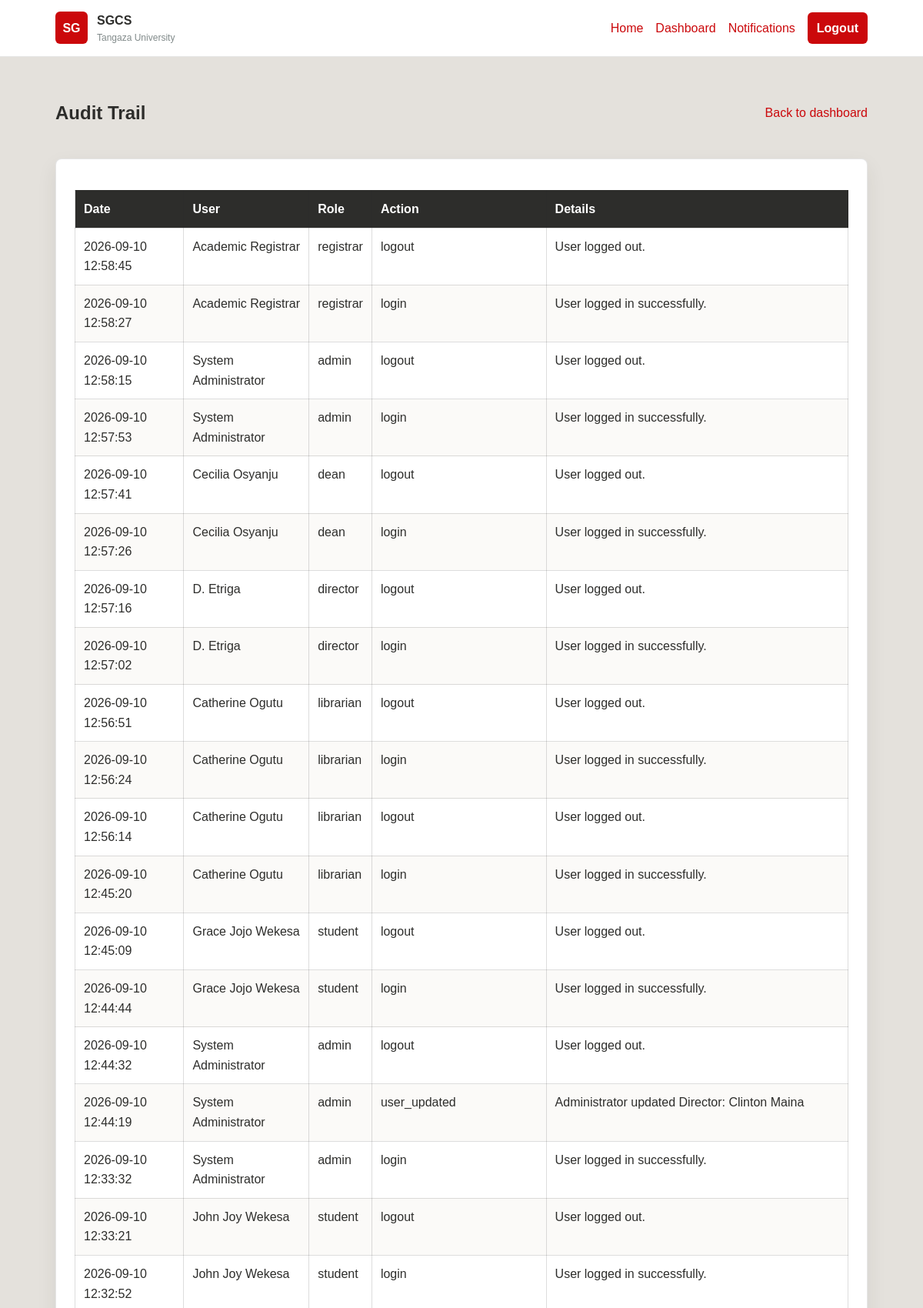
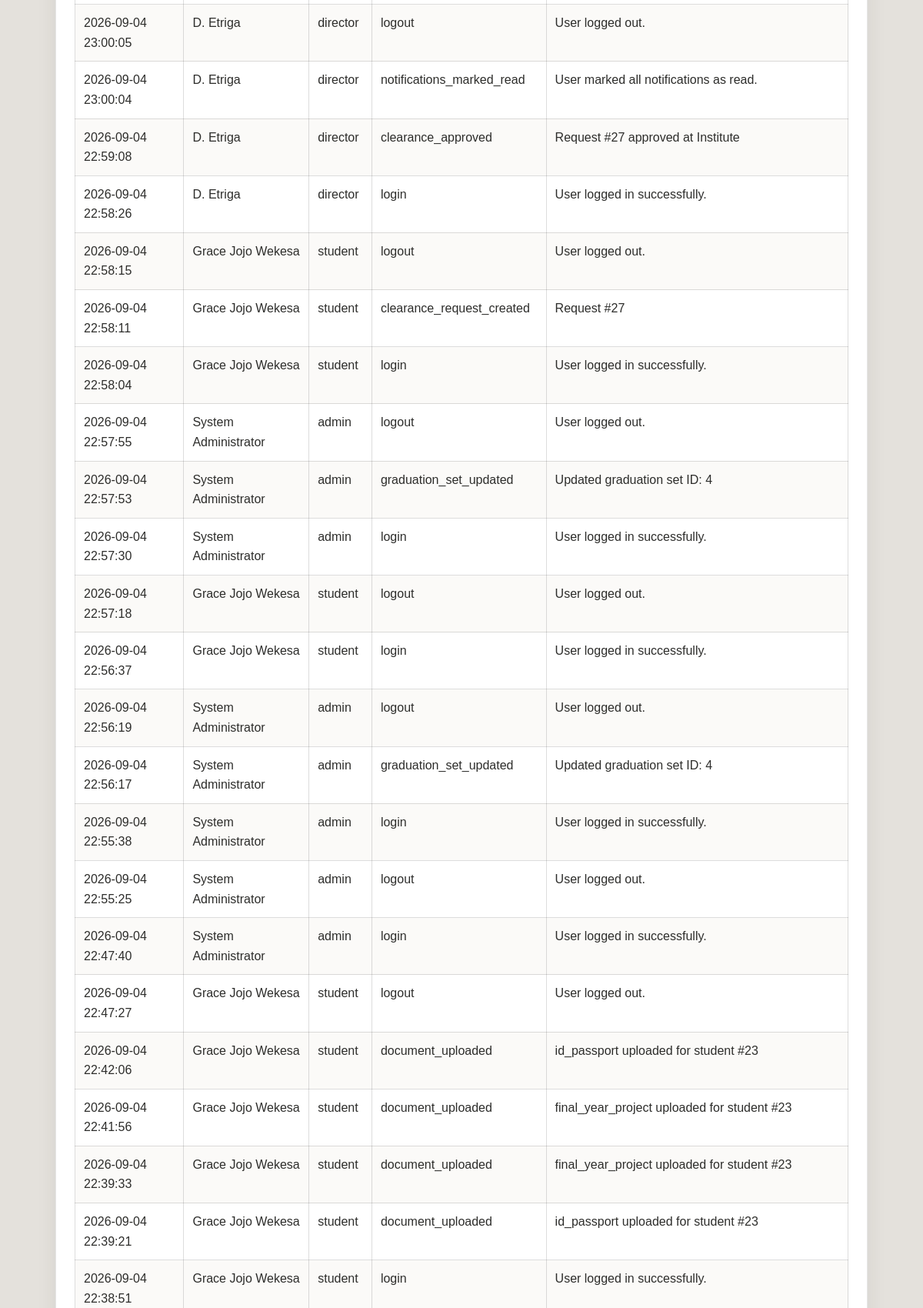
/SGCS/audit_trail.php (signed in, upper part), run on the app's committed database (2 pictures, top to bottom).
### tables this page shows
CREATE TABLE `audit_logs` (
  `audit_id` int(11) NOT NULL,
  `user_id` int(11) DEFAULT NULL,
  `action` varchar(80) NOT NULL,
  `details` text DEFAULT NULL,
  `created_at` datetime NOT NULL DEFAULT current_timestamp()
);

CREATE TABLE `users` (
  `user_id` int(11) NOT NULL,
  `username` varchar(50) NOT NULL,
  `password_hash` varchar(255) NOT NULL,
  `role` enum('student','officer','director','librarian','finance_officer','dean','university_store','registrar','admin') NOT NULL,
  `linked_id` int(11) DEFAULT NULL,
  `school_id` int(11) DEFAULT NULL,
  `institute_id` int(11) DEFAULT NULL,
  `department_id` int(11) DEFAULT NULL,
  `programme_id` int(11) DEFAULT NULL,
  `full_name` varchar(100) NOT NULL,
  `email` varchar(100) NOT NULL,
  `created_at` datetime NOT NULL DEFAULT current_timestamp(),
  `account_status` enum('Active','Inactive') NOT NULL DEFAULT 'Active',
  `deleted_at` datetime DEFAULT NULL
);

### SGCS/includes/clearance_functions.php (called while the page is built, shortened)
<?php
function get_recent_audit_logs(
    $pdo,
    $limit = 50
) {
    $limit = (int)$limit;
    $stmt = $pdo->prepare(
        'SELECT
            al.*,
            u.full_name,
            u.role
         FROM audit_logs al
         LEFT JOIN users u
            ON u.user_id = al.user_id
         ORDER BY al.created_at DESC
         LIMIT ' . $limit
    );
    $stmt->execute();
    return $stmt->fetchAll(
        PDO::FETCH_ASSOC
    );
}
?>

### SGCS/audit_trail.php (the view, shortened to what this page needs)
<?php
require_once __DIR__ . '/includes/clearance_functions.php';
$logs = get_recent_audit_logs($pdo, 100);
require_once __DIR__ . '/includes/header.php';
?>
<section class="dashboard">
    <div class="dashboard-top">
        <h1>Audit Trail</h1>
        <a href="<?php echo BASE_URL; ?>dashboard.php">Back to dashboard</a>
    </div>
    <div class="dashboard-box">
        <?php if ($logs): ?>
            <table class="data-table">
                <thead>
                    <tr>
                        <th>Date</th>
                        <th>User</th>
                        <th>Role</th>
                        <th>Action</th>
                        <th>Details</th>
                    </tr>
                </thead>
                <tbody>
                    <?php foreach ($logs as $log): ?>
                        <tr>
                            <td><?php echo htmlspecialchars($log['created_at']); ?></td>
                            <td><?php echo htmlspecialchars($log['full_name'] ?? 'System'); ?></td>
                            <td><?php echo htmlspecialchars($log['role'] ?? '-'); ?></td>
                            <td><?php echo htmlspecialchars($log['action']); ?></td>
                            <td><?php echo htmlspecialchars($log['details'] ?? ''); ?></td>
                        </tr>
                    <?php endforeach; ?>
                </tbody>
            </table>
        <?php else: ?>
            <p>No audit log entries yet.</p>
        <?php endif; ?>
    </div>
</section>
<?php require_once __DIR__ . '/includes/footer.php'; ?>

### SGCS/assets/css/style.css (style rules this page uses)
:root { --orange: #e75703; --red: #cb080b; --soft: #e4e1dc; --dark: #2d2d2b; --gold: #c49607; --pink: #e78086; --olive: #6e5c18; --gray: #818a8a; --light-gold: #ecd489; --white: #ffffff; }
* { box-sizing: border-box; }
body { margin: 0; min-height: 100vh; display: flex; flex-direction: column; font-family: Arial, Helvetica, sans-serif; color: var(--dark); background: var(--soft); line-height: 1.6; }
a { color: var(--red); text-decoration: none; }
.hero-panel, .card, .login-box, .dashboard-box { background: var(--white); border: 1px solid rgba(45, 45, 43, 0.12); border-radius: 8px; box-shadow: 0 10px 26px rgba(45, 45, 43, 0.08); }
.dashboard { width: min(1100px, 88%); margin: 34px auto 60px; }
.dashboard-top { display: flex; justify-content: space-between; gap: 20px; align-items: center; margin-bottom: 20px; }
.dashboard-box { padding: 24px; }
.data-table { width: 100%; border-collapse: collapse; margin-top: 16px; background: var(--white); }
.data-table th, .data-table td { padding: 11px; border: 1px solid rgba(45, 45, 43, 0.16); text-align: left; vertical-align: top; }
.data-table th { background: var(--dark); color: var(--white); }
.data-table tr:nth-child(even) td { background: #fbfaf8; }
:root { --status-pending-bg: #fff4cf; --status-approved: #278b48; --status-approved-bg: #e9f7ed; --status-rejected-bg: #ffe8e9; }

### data on the page
audit_logs: created_at "2026-09-10 12:58:45", user.full_name "Academic Registrar", user.role "registrar", action "logout", details "User logged out."
audit_logs: created_at "2026-09-10 12:58:27", user.full_name "Academic Registrar", user.role "registrar", action "login", details "User logged in successfully."
audit_logs: created_at "2026-09-10 12:58:15", user.full_name "System Administrator", user.role "admin", action "logout", details "User logged out."
audit_logs: created_at "2026-09-10 12:57:53", user.full_name "System Administrator", user.role "admin", action "login", details "User logged in successfully."
audit_logs: created_at "2026-09-10 12:57:41", user.full_name "Cecilia Osyanju", user.role "dean", action "logout", details "User logged out."
audit_logs: created_at "2026-09-10 12:57:26", user.full_name "Cecilia Osyanju", user.role "dean", action "login", details "User logged in successfully."
audit_logs: created_at "2026-09-10 12:57:16", user.full_name "D. Etriga", user.role "director", action "logout", details "User logged out."
audit_logs: created_at "2026-09-10 12:57:02", user.full_name "D. Etriga", user.role "director", action "login", details "User logged in successfully."
audit_logs: created_at "2026-09-10 12:56:51", user.full_name "Catherine Ogutu", user.role "librarian", action "logout", details "User logged out."
audit_logs: created_at "2026-09-10 12:56:24", user.full_name "Catherine Ogutu", user.role "librarian", action "login", details "User logged in successfully."
audit_logs: created_at "2026-09-10 12:56:14", user.full_name "Catherine Ogutu", user.role "librarian", action "logout", details "User logged out."
audit_logs: created_at "2026-09-10 12:45:20", user.full_name "Catherine Ogutu", user.role "librarian", action "login", details "User logged in successfully."
audit_logs: created_at "2026-09-10 12:45:09", user.full_name "Grace Jojo Wekesa", user.role "student", action "logout", details "User logged out."
audit_logs: created_at "2026-09-10 12:44:44", user.full_name "Grace Jojo Wekesa", user.role "student", action "login", details "User logged in successfully."
audit_logs: created_at "2026-09-10 12:44:32", user.full_name "System Administrator", user.role "admin", action "logout", details "User logged out."
audit_logs: created_at "2026-09-10 12:44:19", user.full_name "System Administrator", user.role "admin", action "user_updated", details "Administrator updated Director: Clinton Maina"
audit_logs: created_at "2026-09-10 12:33:32", user.full_name "System Administrator", user.role "admin", action "login", details "User logged in successfully."
audit_logs: created_at "2026-09-10 12:33:21", user.full_name "John Joy Wekesa", user.role "student", action "logout", details "User logged out."
audit_logs: created_at "2026-09-10 12:32:52", user.full_name "John Joy Wekesa", user.role "student", action "login", details "User logged in successfully."
audit_logs: created_at "2026-09-04 23:00:05", user.full_name "D. Etriga", user.role "director", action "logout", details "User logged out."
audit_logs: created_at "2026-09-04 23:00:04", user.full_name "D. Etriga", user.role "director", action "notifications_marked_read", details "User marked all notifications as read."
audit_logs: created_at "2026-09-04 22:59:08", user.full_name "D. Etriga", user.role "director", action "clearance_approved", details "Request #27 approved at Institute"
audit_logs: created_at "2026-09-04 22:58:26", user.full_name "D. Etriga", user.role "director", action "login", details "User logged in successfully."
audit_logs: created_at "2026-09-04 22:58:15", user.full_name "Grace Jojo Wekesa", user.role "student", action "logout", details "User logged out."
audit_logs: created_at "2026-09-04 22:58:11", user.full_name "Grace Jojo Wekesa", user.role "student", action "clearance_request_created", details "Request #27"
audit_logs: created_at "2026-09-04 22:58:04", user.full_name "Grace Jojo Wekesa", user.role "student", action "login", details "User logged in successfully."
audit_logs: created_at "2026-09-04 22:57:55", user.full_name "System Administrator", user.role "admin", action "logout", details "User logged out."
audit_logs: created_at "2026-09-04 22:57:53", user.full_name "System Administrator", user.role "admin", action "graduation_set_updated", details "Updated graduation set ID: 4"
audit_logs: created_at "2026-09-04 22:57:30", user.full_name "System Administrator", user.role "admin", action "login", details "User logged in successfully."
audit_logs: created_at "2026-09-04 22:57:18", user.full_name "Grace Jojo Wekesa", user.role "student", action "logout", details "User logged out."
audit_logs: created_at "2026-09-04 22:56:37", user.full_name "Grace Jojo Wekesa", user.role "student", action "login", details "User logged in successfully."
audit_logs: created_at "2026-09-04 22:56:19", user.full_name "System Administrator", user.role "admin", action "logout", details "User logged out."
audit_logs: created_at "2026-09-04 22:56:17", user.full_name "System Administrator", user.role "admin", action "graduation_set_updated", details "Updated graduation set ID: 4"
audit_logs: created_at "2026-09-04 22:55:38", user.full_name "System Administrator", user.role "admin", action "login", details "User logged in successfully."
audit_logs: created_at "2026-09-04 22:55:25", user.full_name "System Administrator", user.role "admin", action "logout", details "User logged out."
audit_logs: created_at "2026-09-04 22:47:40", user.full_name "System Administrator", user.role "admin", action "login", details "User logged in successfully."
audit_logs: created_at "2026-09-04 22:47:27", user.full_name "Grace Jojo Wekesa", user.role "student", action "logout", details "User logged out."
audit_logs: created_at "2026-09-04 22:42:06", user.full_name "Grace Jojo Wekesa", user.role "student", action "document_uploaded", details "id_passport uploaded for student #23"
audit_logs: created_at "2026-09-04 22:41:56", user.full_name "Grace Jojo Wekesa", user.role "student", action "document_uploaded", details "final_year_project uploaded for student #23"
audit_logs: created_at "2026-09-04 22:39:33", user.full_name "Grace Jojo Wekesa", user.role "student", action "document_uploaded", details "final_year_project uploaded for student #23"
audit_logs: created_at "2026-09-04 22:39:21", user.full_name "Grace Jojo Wekesa", user.role "student", action "document_uploaded", details "id_passport uploaded for student #23"
audit_logs: created_at "2026-09-04 22:38:51", user.full_name "Grace Jojo Wekesa", user.role "student", action "login", details "User logged in successfully."

### other printed values
APP_SHORT_NAME "SGCS"
